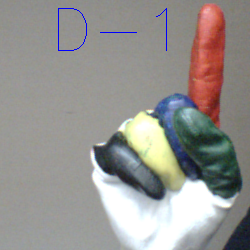
#> input picture pure_pict/compare_images/D/rgb_cut_D0.png, 250 x 250 px, found by its file name
$ python test_code.py
#> lines starting #> are read from the running program, lines starting #| are printed output that depends on the picture; long printed decimals are rounded
from __future__ import print_function
from __future__ import division
import cv2 as cv
import numpy as np


#src_base = cv.imread("pure_pict\\test_images\\rgb_cut_0.png")
src_base = cv.imread("pure_pict\\compare_images\\D\\rgb_cut_D0.png")
#> src_base is the input picture: shape (250, 250, 3); mean B, G, R 143.8, 147, 149.6
src_test1 = cv.imread("pure_pict\\compare_images\\A\\rgb_cut_A1.png")
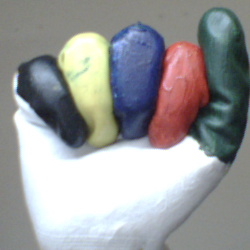
#> input picture pure_pict/compare_images/A/rgb_cut_A1.png, 250 x 250 px, found by its file name
#> src_test1 is the input picture: shape (250, 250, 3); mean B, G, R 155.5, 154.2, 153.1
src_test2 = cv.imread("pure_pict\\compare_images\\B\\rgb_cut_B0.png")
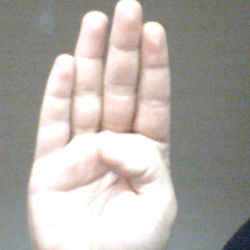
#> input picture pure_pict/compare_images/B/rgb_cut_B0.png, 250 x 250 px, found by its file name
#> src_test2 is the input picture: shape (250, 250, 3); mean B, G, R 167.1, 172.1, 177.5
if src_base is None or src_test1 is None or src_test2 is None:
    print('Could not open or find the images!')
    exit(0)
hsv_base = cv.cvtColor(src_base, cv.COLOR_BGR2HSV)
#> hsv_base: shape (250, 250, 3); mean H, S, V 51.5, 30.4, 156
hsv_test1 = cv.cvtColor(src_test1, cv.COLOR_BGR2HSV)
#> hsv_test1: shape (250, 250, 3); mean H, S, V 64.9, 41.8, 166.3
hsv_test2 = cv.cvtColor(src_test2, cv.COLOR_BGR2HSV)
#> hsv_test2: shape (250, 250, 3); mean H, S, V 44.4, 22.1, 180
hsv_half_down = hsv_base[hsv_base.shape[0]//2:,:]
#> hsv_half_down: shape (125, 250, 3); mean H, S, V 61, 28.3, 160.6
h_bins = 50
s_bins = 60
histSize = [h_bins, s_bins]
# hue varies from 0 to 179, saturation from 0 to 255
h_ranges = [0, 180]
s_ranges = [0, 256]
ranges = h_ranges + s_ranges # concat lists
# Use the 0-th and 1-st channels
channels = [0, 1]
hist_base = cv.calcHist([hsv_base], channels, None, histSize, ranges, accumulate=False)
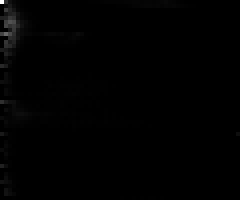
#> hist_base: shape (50, 60) float32 (shown 4 times larger); min 0, max 3735, mean 20.8; drawn with min black and max white
cv.normalize(hist_base, hist_base, alpha=0, beta=1, norm_type=cv.NORM_MINMAX)

hist_half_down = cv.calcHist([hsv_half_down], channels, None, histSize, ranges, accumulate=False)
cv.normalize(hist_half_down, hist_half_down, alpha=0, beta=1, norm_type=cv.NORM_MINMAX)

hist_test1 = cv.calcHist([hsv_test1], channels, None, histSize, ranges, accumulate=False)
cv.normalize(hist_test1, hist_test1, alpha=0, beta=1, norm_type=cv.NORM_MINMAX)

hist_test2 = cv.calcHist([hsv_test2], channels, None, histSize, ranges, accumulate=False)
cv.normalize(hist_test2, hist_test2, alpha=0, beta=1, norm_type=cv.NORM_MINMAX)

for compare_method in range(4):
    base_base = cv.compareHist(hist_base, hist_base, compare_method)
    base_half = cv.compareHist(hist_base, hist_half_down, compare_method)
    base_test1 = cv.compareHist(hist_base, hist_test1, compare_method),
    base_test2 = cv.compareHist(hist_base, hist_test2, compare_method)
    print('Method:', compare_method, 'Base-Base = {} Base-Test(1) = {}, Base-Test(2) = {} '.format(base_base,  base_test1,base_test2))
#> this loop made 4 passes
#> (base_base, base_half, base_test1, base_test2) on passes 1 to 4: (1, 0.903, (0.766,), 0.722), (0, 4.76, (11.08,), 42.34), (16.73, 9.5, (5.92,), 4.53), (0, 0.245, (0.389,), 0.507)
#| Method: 0 Base-Base = 1.0 Base-Test(1) = (0.766,), Base-Test(2) = 0.722
#| Method: 1 Base-Base = 0.0 Base-Test(1) = (11.081,), Base-Test(2) = 42.340
#| Method: 2 Base-Base = 16.734 Base-Test(1) = (5.922,), Base-Test(2) = 4.527
#| Method: 3 Base-Base = 0.0 Base-Test(1) = (0.3887,), Base-Test(2) = 0.5066
